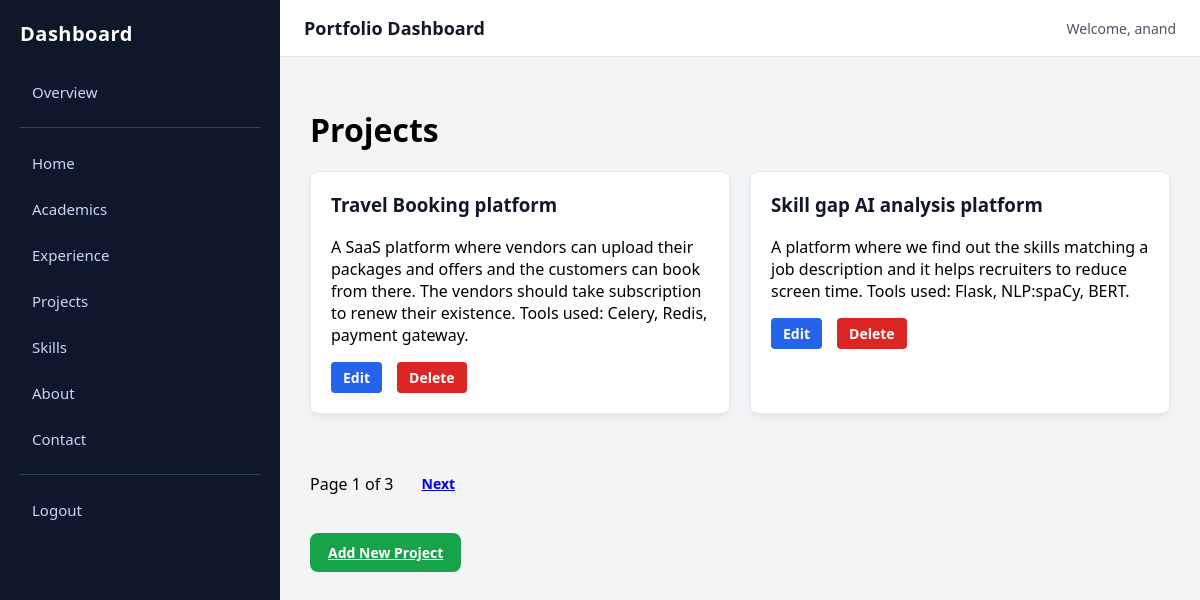
The page /dashboard/v1/projects/ (signed in) on the database its author committed.
### portfolio/models.py (models this page shows, shortened)
class Project(models.Model):
    title = models.CharField(max_length=200)
    description = models.TextField()
    academic = models.ForeignKey(
        Academics, on_delete=models.CASCADE, blank=True, null=True, related_name='projects'
    )
    experience = models.ForeignKey(
        Experience, on_delete=models.CASCADE, blank=True, null=True, related_name='projects'
    )
    is_featured = models.BooleanField(default=False)

### admin_panel/views.py (the view)
# urls.py: path('v1/projects/', views.project_list, name='project_list'),
@login_required(login_url='/login/')
def project_list(request):
    projects = Project.objects.all().order_by('-id')
    page = request.GET.get('page', 1)
    paginator = Paginator(projects, 2)
    try:
        projects_page = paginator.page(page)
    except PageNotAnInteger:
        projects_page = paginator.page(1)
    except EmptyPage:
        projects_page = paginator.page(paginator.num_pages)
    return render(request, 'dashboard/project_list.html', {
        'projects': projects_page
    })

### admin_panel/templates/dashboard/project_list.html (shortened to what this page needs)
{% extends "dashboard/base.html" %}
{% block content %}
<h1 style="margin-bottom: 20px;">Projects</h1>
<div class="cards-container"
     style="display:grid; grid-template-columns: repeat(auto-fill, minmax(280px, 1fr)); gap:20px;">
  {% for project in projects %}
  <div class="card"
       style="background:white; padding:20px; border-radius:8px;
              box-shadow:0 4px 6px rgba(0,0,0,0.05);
              transition: transform 0.2s;">
      <h3 style="margin-top:0; color:#111827;">
          {{ project.title }}
      </h3>
      <p>{{ project.description }}</p>
      <div class="actions" style="margin-top:15px;">
          <a href="{% url 'dashboard:project_edit' project.id %}"
             class="btn btn-primary"
             style="margin-right:5px;">
             Edit
          </a>
          <a href="{% url 'dashboard:project_delete' project.id %}"
             class="btn btn-danger">
             Delete
          </a>
      </div>
  </div>
  {% empty %}
  <p>No projects added yet.</p>
  {% endfor %}
</div>
{% if projects.paginator.num_pages > 1 %}
<div class="pagination" style="margin-top:20px; display:flex; gap:10px; align-items:center;">
    <span>Page {{ projects.number }} of {{ projects.paginator.num_pages }}</span>
    {% if projects.has_next %}
        <a href="?page={{ projects.next_page_number }}" class="btn btn-light">Next</a>
    {% endif %}
</div>
{% endif %}
<div style="margin-top: 30px;">
  <a href="{% url 'dashboard:project_add' %}" class="btn btn-success">
      Add New Project
  </a>
</div>
{% endblock %}

### admin_panel/templates/dashboard/base.html (shortened to what this page needs)
{% load static %}
<!DOCTYPE html>
<html lang="en">
<head>
    <link rel="stylesheet" href="{% static 'dashboard/css/dashboard.css' %}">
</head>
<body>
    <aside>
        <h3>Dashboard</h3>
        <a href="{% url 'dashboard:dashboard_home' %}">Overview</a>
        <hr>
        <a href="{% url 'dashboard:dashboard_home_edit' %}">Home</a>
        <a href="{% url 'dashboard:academics_list' %}">Academics</a>
        <a href="{% url 'dashboard:experience_list' %}">Experience</a>
        <a href="{% url 'dashboard:project_list' %}">Projects</a>
        <a href="{% url 'dashboard:skill_list' %}">Skills</a>
        <a href="{% url 'dashboard:about_edit' %}">About</a>
        <a href="{% url 'dashboard:contact_edit' %}">Contact</a>
        <hr>
        <form id="logout-form" method="post" action="{% url 'logout' %}">
            <button type="button" onclick="confirmLogout()">Logout</button>
        </form>
    </aside>
    <div class="content">
        <header>
            <h2>Portfolio Dashboard</h2>
            <span>Welcome, {{ request.user.username }}</span>
        </header>
        <main>
            {% block content %}{% endblock %}
        </main>
    </div>
</body>
</html>

### portfolio/static/dashboard/css/dashboard.css (style rules this page uses)
body { font-family: "Segoe UI", Arial, sans-serif; background: #f3f4f6; margin: 0; display: flex; min-height: 100vh; }
aside { width: 240px; background: #0f172a; color: white; padding: 20px; }
aside h3 { margin-top: 0; margin-bottom: 25px; font-size: 20px; letter-spacing: 0.5px; }
aside a, aside button { display: block; width: 100%; color: #cbd5f5; text-decoration: none; padding: 10px 12px; margin-bottom: 6px; font-size: 15px; border-radius: 6px; text-align: left; background: none; border: none; cursor: pointer; font-family: inherit; }
aside hr { border: none; border-top: 1px solid #334155; margin: 15px 0; }
.content { flex: 1; display: flex; flex-direction: column; }
header { background: white; padding: 16px 24px; border-bottom: 1px solid #e5e7eb; display: flex; justify-content: space-between; align-items: center; }
header h2 { margin: 0; font-size: 18px; color: #111827; }
header span { color: #4b5563; font-size: 14px; }
main { padding: 30px; }
.card { background: #fff; border: 1px solid #e2e8f0; padding: 20px; border-radius: 8px; box-shadow: 0 2px 5px rgba(0,0,0,0.05); margin-bottom: 20px; }
.cards-container { display: grid; grid-template-columns: repeat(auto-fill, minmax(300px, 1fr)); gap: 20px; }
.actions a { margin-right: 10px; text-decoration: none; padding: 6px 12px; border-radius: 4px; color: white; }
.btn-primary { background: #2563eb; }
.btn-danger { background: #dc2626; }

### admin_panel/templates/dashboard/base.html (style rules this page uses)
body { margin: 0; min-height: 100vh; display: flex; font-family: "Segoe UI", Arial, sans-serif; background: #f3f4f6; }
aside { width: 240px; background: #0f172a; color: white; padding: 20px; }
aside h3 { margin-bottom: 25px; font-size: 20px; }
aside a, aside button { display: block; width: 100%; color: #cbd5f5; padding: 10px 12px; margin-bottom: 6px; text-decoration: none; font-size: 15px; border-radius: 6px; background: none; border: none; cursor: pointer; text-align: left; }
aside hr { border: none; border-top: 1px solid #334155; margin: 15px 0; }
.content { flex: 1; display: flex; flex-direction: column; }
header { background: white; padding: 16px 24px; border-bottom: 1px solid #e5e7eb; display: flex; justify-content: space-between; align-items: center; }
header h2 { margin: 0; font-size: 18px; color: #111827; }
header span { font-size: 14px; color: #4b5563; }
main { padding: 30px; }
.btn { padding: 10px 18px; border-radius: 8px; font-size: 14px; font-weight: 600; cursor: pointer; border: none; display: inline-flex; align-items: center; justify-content: center; }
.btn-primary { background-color: #2563eb; color: #ffffff; }
.btn-success { background-color: #16a34a; color: #ffffff; }
.btn-danger { background-color: #dc2626; color: #ffffff; }
.cards-container { display: grid; gap: 20px; grid-template-columns: repeat(auto-fill, minmax(300px, 1fr)); margin-bottom: 30px; }
.actions { margin-top: 20px; display: flex; gap: 10px; }

### rows shown on the page
Project: title "Travel Booking platform", description "A SaaS platform where vendors can upload their packages and offers and the customers can book from there. The vendors should take subscription to renew their existence. Tools used: Celery, Redis, payment gateway."
Project: title "Skill gap AI analysis platform", description "A platform where we find out the skills matching a job description and it helps recruiters to reduce screen time. Tools used: Flask, NLP:spaCy, BERT."

### other values the page prints
{{ request.user.username }} "anand"
{{ projects.number }} "1"
{{ projects.paginator.num_pages }} "3"
